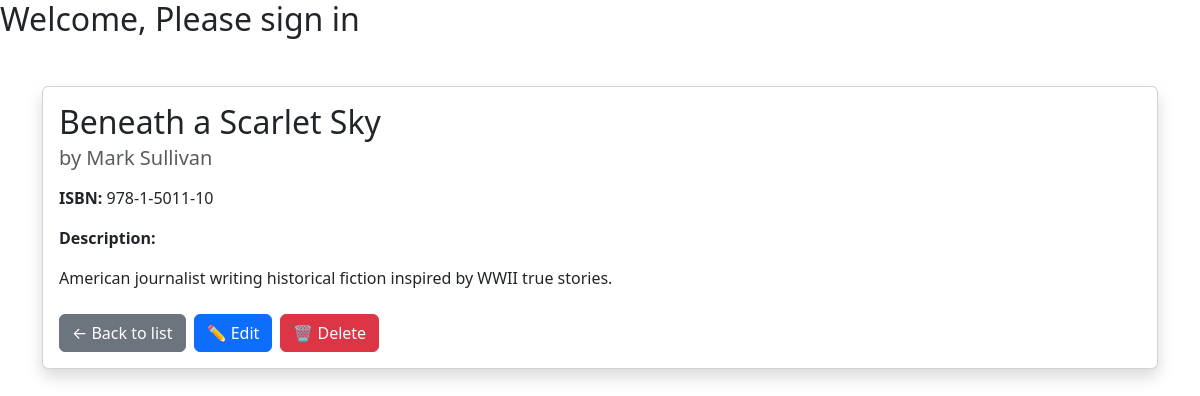
Page /library/book_detail/11/ on the committed database.
### library_app/models.py (models this page shows, shortened)
class Book(models.Model):
    title = models.CharField(max_length=255)
    author = models.CharField(max_length=255)
    isbn = models.CharField(max_length=13, unique=True)
    category = models.CharField(max_length=100)
    description = models.TextField(blank=True)  # NEW field
    total_copies = models.PositiveIntegerField()
    available_copies = models.PositiveIntegerField()

### library_app/views.py (the view)
# urls.py: path('book_detail/<int:id>/', book_detail, name='book_detail'),
def book_detail(request, id):
    book = get_object_or_404(Book, id=id)
    title = "Book Detail"
    return render(request, 'library_app/book_detail.html', {'book': book, 'title': title})

### library_app/templates/library_app/book_detail.html
{% extends 'base.html' %} {% block content %}
<div class="container mt-5">
  <div class="card shadow">
    <div class="card-body">
      <h2 class="card-title">{{ book.title }}</h2>
      <h5 class="card-subtitle mb-3 text-muted">by {{ book.author }}</h5>
      <p><strong>ISBN:</strong> {{ book.isbn }}</p>
      {% if book.description %}
      <p><strong>Description:</strong></p>
      <p>{{ book.description }}</p>
      {% else %}
      <p><em>No description provided.</em></p>
      {% endif %}
      <div class="mt-4 d-flex gap-2">
        <a href="{% url 'book_list' %}" class="btn btn-secondary"
          >← Back to list</a
        >
        <a href="{% url 'book_update' book.id %}" class="btn btn-primary"
          >✏️ Edit</a
        >
        <a href="{% url 'book_delete' book.id %}" class="btn btn-danger"
          >🗑️ Delete</a
        >
      </div>
    </div>
  </div>
</div>
{% endblock content %}

### rows in the picture
Book: title "Beneath a Scarlet Sky", author "Mark Sullivan", isbn "978-1-5011-10", description "American journalist writing historical fiction inspired by WWII true stories."
